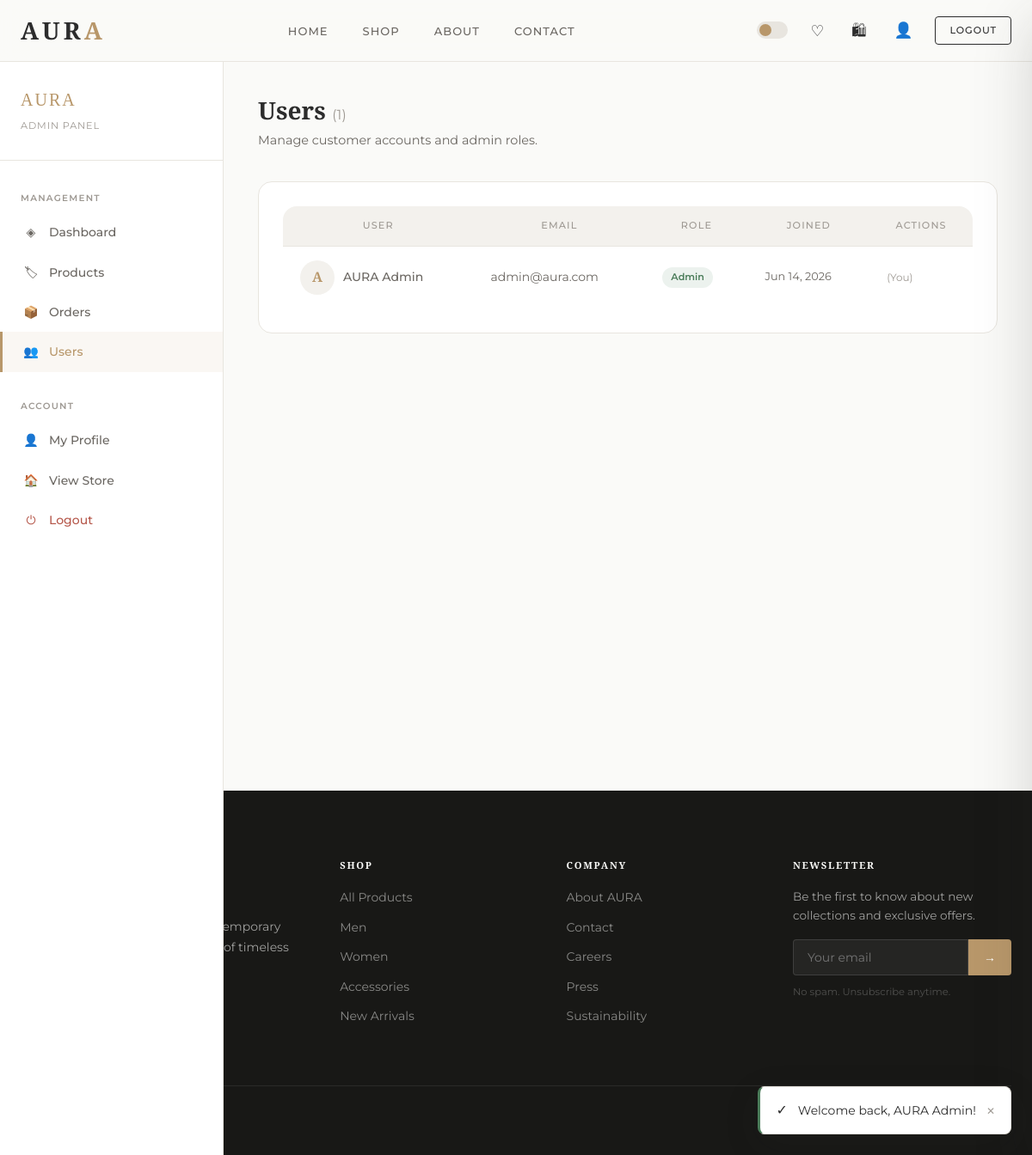
Page /public/admin/users.php (signed in) on the committed database.
### tables this page shows
CREATE TABLE IF NOT EXISTS users (
    id          INT UNSIGNED AUTO_INCREMENT PRIMARY KEY,
    name        VARCHAR(100) NOT NULL,
    email       VARCHAR(150) NOT NULL UNIQUE,
    password    VARCHAR(255) NOT NULL,
    role        ENUM('admin','user') NOT NULL DEFAULT 'user',
    avatar      VARCHAR(255) DEFAULT NULL,
    phone       VARCHAR(20) DEFAULT NULL,
    address     TEXT DEFAULT NULL,
    city        VARCHAR(100) DEFAULT NULL,
    country     VARCHAR(100) DEFAULT NULL,
    created_at  TIMESTAMP DEFAULT CURRENT_TIMESTAMP,
    updated_at  TIMESTAMP DEFAULT CURRENT_TIMESTAMP ON UPDATE CURRENT_TIMESTAMP,
    INDEX idx_email (email),
    INDEX idx_role  (role)
);

### core/Database/Connection.php (called while the page is built, shortened)
<?php
class Connection
{
    private static ?Connection $instance = null;
    private PDO $pdo;
    private function __construct()
    {
        $dsn = sprintf(
            'mysql:host=%s;port=%s;dbname=%s;charset=%s',
            DB_HOST, DB_PORT, DB_NAME, DB_CHARSET
        );
        $options = [
            PDO::ATTR_ERRMODE            => PDO::ERRMODE_EXCEPTION,
            PDO::ATTR_DEFAULT_FETCH_MODE => PDO::FETCH_ASSOC,
            PDO::ATTR_EMULATE_PREPARES   => false,
            PDO::MYSQL_ATTR_INIT_COMMAND => "SET NAMES utf8mb4 COLLATE utf8mb4_unicode_ci",
        ];
        try {
            $this->pdo = new PDO($dsn, DB_USER, DB_PASS, $options);
        } catch (PDOException $e) {
            error_log('[AURA DB] Connection failed: ' . $e->getMessage());
            throw new \RuntimeException('Database connection failed. Please try again later.');
        }
    }
    public static function getInstance(): Connection
    {
        if (self::$instance === null) {
            self::$instance = new self();
        }
        return self::$instance;
    }
    public function getPDO(): PDO
    {
        return $this->pdo;
    }
}

### core/Classes/User.php (called while the page is built, shortened)
<?php
class User
{
    private PDO $db;
    public function __construct()
    {
        $this->db = Connection::getInstance()->getPDO();
    }
    public function getAll(int $page = 1, int $perPage = 20): array
    {
        $offset = ($page - 1) * $perPage;
        $stmt = $this->db->prepare(
            'SELECT id, name, email, role, created_at FROM users
             ORDER BY created_at DESC LIMIT :limit OFFSET :offset'
        );
        $stmt->bindValue(':limit',  $perPage, PDO::PARAM_INT);
        $stmt->bindValue(':offset', $offset,  PDO::PARAM_INT);
        $stmt->execute();
        return $stmt->fetchAll();
    }
    public function count(): int
    {
        return (int) $this->db->query('SELECT COUNT(*) FROM users')->fetchColumn();
    }
}

### core/Helpers/Security.php (called while the page is built, shortened)
<?php
class Security
{
    public static function h(mixed $value): string
    {
        return htmlspecialchars((string) $value, ENT_QUOTES | ENT_SUBSTITUTE, 'UTF-8');
    }
}

### core/Helpers/Session.php (called while the page is built, shortened)
<?php
class Session
{
    public static function get(string $key, mixed $default = null): mixed
    {
        return $_SESSION[$key] ?? $default;
    }
}

### public/admin/users.php (the view, shortened to what this page needs)
<?php
require_once CORE_PATH . '/Database/Connection.php';
require_once CORE_PATH . '/Helpers/Security.php';
require_once CORE_PATH . '/Helpers/Session.php';
require_once CORE_PATH . '/Classes/User.php';
$userModel   = new User();
$currentAdmin = Session::get('user_id');
$page   = max(1, (int)($_GET['page'] ?? 1));
$users  = $userModel->getAll($page, 20);
$total  = $userModel->count();
require_once VIEWS_PATH . '/partials/head.php';
require_once VIEWS_PATH . '/partials/navbar.php';
?>
<div class="admin-layout">
    <?php require_once VIEWS_PATH . '/admin/sidebar.php'; ?>
    <main class="admin-main">
        <div class="admin-header">
            <h1>Users <span style="font-size:1rem;color:var(--color-text-3);font-family:var(--font-sans);font-weight:400">(<?= $total ?>)</span></h1>
            <p>Manage customer accounts and admin roles.</p>
        </div>
        <div class="card" data-aos="fade-up">
            <div class="table-wrap">
                <table class="table">
                    <thead>
                        <tr>
                            <th>User</th>
                            <th>Email</th>
                            <th>Role</th>
                            <th>Joined</th>
                            <th>Actions</th>
                        </tr>
                    </thead>
                    <tbody>
                        <?php foreach ($users as $u): ?>
                        <tr>
                            <td>
                                <div style="display:flex;align-items:center;gap:10px">
                                    <div class="avatar" style="flex-shrink:0">
                                        <?= strtoupper(mb_substr($u['name'], 0, 1)) ?>
                                    </div>
                                    <span style="font-weight:500"><?= Security::h($u['name']) ?></span>
                                </div>
                            </td>
                            <td style="font-size:.875rem"><?= Security::h($u['email']) ?></td>
                            <td>
                                <span class="badge" style="<?= $u['role'] === 'admin' ? 'background:rgba(74,124,89,.1);color:var(--color-success)' : '' ?>">
                                    <?= ucfirst($u['role']) ?>
                                </span>
                            </td>
                            <td style="font-size:.8rem;color:var(--color-text-2)">
                                <?= date('M j, Y', strtotime($u['created_at'])) ?>
                            </td>
                            <td>
                                <?php if ((int)$u['id'] !== $currentAdmin): ?>
                                <div style="display:flex;gap:8px;flex-wrap:wrap">
                                    <?php if ($u['role'] === 'user'): ?>
                                    <form method="POST" onsubmit="return confirm('Promote this user to admin?')">
                                        <?= Security::csrfField() ?>
                                        <input type="hidden" name="action"  value="promote">
                                        <input type="hidden" name="user_id" value="<?= $u['id'] ?>">
                                        <button type="submit" class="btn btn-success btn-sm">Promote</button>
                                    </form>
                                    <?php else: ?>
                                    <form method="POST" onsubmit="return confirm('Demote this admin to user?')">
                                        <?= Security::csrfField() ?>
                                        <input type="hidden" name="action"  value="demote">
                                        <input type="hidden" name="user_id" value="<?= $u['id'] ?>">
                                        <button type="submit" class="btn btn-outline btn-sm">Demote</button>
                                    </form>
                                    <?php endif; ?>
                                    <form method="POST" onsubmit="return confirm('Permanently delete this user? This cannot be undone.')">
                                        <?= Security::csrfField() ?>
                                        <input type="hidden" name="action"  value="delete">
                                        <input type="hidden" name="user_id" value="<?= $u['id'] ?>">
                                        <button type="submit" class="btn btn-danger btn-sm">Delete</button>
                                    </form>
                                </div>
                                <?php else: ?>
                                <span style="font-size:.75rem;color:var(--color-text-3)">(You)</span>
                                <?php endif; ?>
                            </td>
                        </tr>
                        <?php endforeach; ?>
                    </tbody>
                </table>
            </div>
        </div>
    </main>
</div>
<?php require_once VIEWS_PATH . '/partials/footer.php'; ?>

### public/assets/css/main.css (style rules this page uses)
:root { --color-bg: #FAFAF8; --color-bg-2: #F3F1ED; --color-surface: #FFFFFF; --color-border: #E8E5DF; --color-text: #2C2C2C; --color-text-2: #6B6762; --color-text-3: #9E9993; --color-gold: #B8976A; --color-gold-lt: #D4B896; --color-gold-dk: #96774E; --color-accent: #2C2C2C; --color-success: #4A7C59; --color-warning: #C7882D; --color-danger: #B5574A; --color-info: #4A6E8E; --font-serif: 'Playfair Display', Georgia, serif; --font-sans: 'Montserrat', system-ui, sans-serif; --radius-sm: 4px; --radius-md: 8px; --radius-lg: 16px; --radius-xl: 24px; --radius-pill: 999px; --shadow-sm: 0 1px 4px rgba(44,44,44,.06); --shadow-md: 0 4px 16px rgba(44,44,44,.10); --shadow-lg: 0 12px 40px rgba(44,44,44,.14); --shadow-xl: 0 24px 64px rgba(44,44,44,.18); --transition: 0.3s cubic-bezier(0.4, 0, 0.2, 1); --transition-slow: 0.6s cubic-bezier(0.4, 0, 0.2, 1); --nav-h: 72px; --sidebar-w: 260px; --max-w: 1280px; }
*, *::before, *::after { box-sizing: border-box; margin: 0; padding: 0; }
html { scroll-behavior: smooth; font-size: 16px; -webkit-font-smoothing: antialiased; }
body { font-family: var(--font-sans); background: var(--color-bg); color: var(--color-text); line-height: 1.6; min-height: 100vh; transition: background var(--transition), color var(--transition); }
h1, h2, h3, h4, h5 { font-family: var(--font-serif); line-height: 1.2; color: var(--color-text); }
h1 { font-size: clamp(2rem, 5vw, 3.5rem); }
.card { background: var(--color-surface); border: 1px solid var(--color-border); border-radius: var(--radius-lg); padding: 28px; }
.table-wrap { overflow-x: auto; border-radius: var(--radius-lg); }
.table { width: 100%; border-collapse: collapse; background: var(--color-surface); font-size: 0.875rem; }
.table thead th { padding: 14px 20px; font-size: 0.7rem; font-weight: 500; letter-spacing: 0.1em; text-transform: uppercase; color: var(--color-text-3); border-bottom: 1px solid var(--color-border); white-space: nowrap; background: var(--color-bg-2); }
.table tbody td { padding: 16px 20px; border-bottom: 1px solid var(--color-border); color: var(--color-text-2); }
.table tbody tr:last-child td { border-bottom: none; }
.admin-layout { display: flex; min-height: 100vh; padding-top: var(--nav-h); }
.admin-main { flex: 1; margin-left: var(--sidebar-w); padding: 40px; max-width: calc(var(--max-w) - var(--sidebar-w)); }
.admin-header { margin-bottom: 36px; }
.admin-header h1 { font-size: 1.75rem; margin-bottom: 6px; }
.admin-header p { color: var(--color-text-2); font-size: 0.9rem; }
.badge { display: inline-flex; align-items: center; padding: 3px 10px; border-radius: var(--radius-pill); font-size: 0.7rem; font-weight: 600; background: rgba(184,151,106,0.1); color: var(--color-gold); }
.avatar { width: 40px; height: 40px; border-radius: 50%; object-fit: cover; background: var(--color-bg-2); display: flex; align-items: center; justify-content: center; font-size: 1rem; color: var(--color-gold); font-family: var(--font-serif); font-weight: 600; }

### rows in the picture
users: name "A", name "AURA Admin", email "admin@aura.com", role "Admin", created_at "Jun 14, 2026", shows "(You)"

### other values in the picture
Security::h($label) "HOME"
Security::h($label) "SHOP"
Security::h($label) "ABOUT"
Security::h($label) "CONTACT"
$info['icon'] "◈"
Security::h($info['label']) "Dashboard"
$info['icon'] "🏷"
Security::h($info['label']) "Products"
$info['icon'] "📦"
Security::h($info['label']) "Orders"
$info['icon'] "👥"
Security::h($info['label']) "Users"
$total "1"
